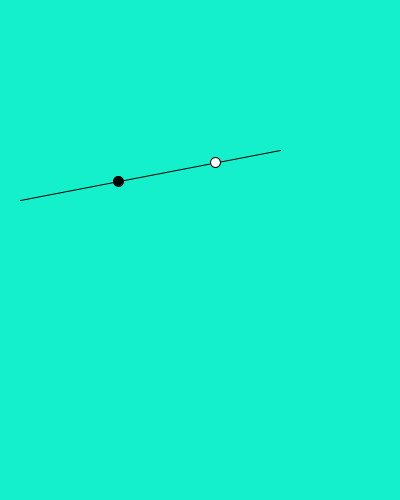
Frame 1 (no input)
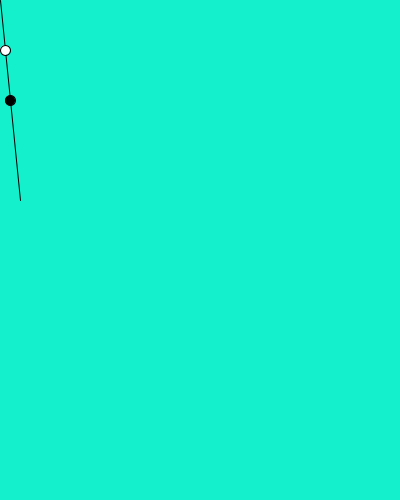
Frame 60 (the mouse pressed at the canvas centre just before this capture)
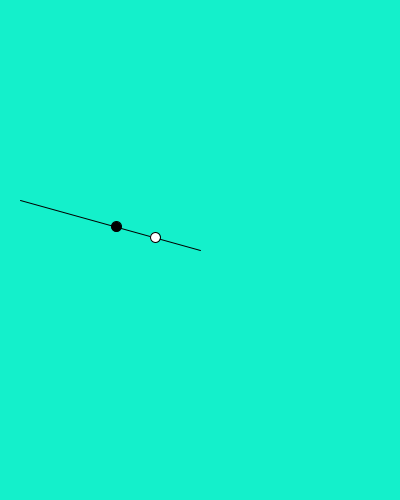
Frame 120 (the mouse held since frame 60 and released just before this capture)

The Processing sketch that drew these frames (run headless with seeded random() and noise(); from frame 60 on, the mouse is pressed at the canvas centre):

// Processing sketch: inclassVector
// ── inclassVector.pde
PVector pos1, pos2, distanceVec1, distanceVec2;
void setup() {
  size(400, 500);

  pos1 = new PVector(20, 200);
  pos2 = new PVector(280, 150);
}

void draw() {
  background(20, 240, 203);
  line(pos1.x, pos1.y, pos2.x, pos2.y);
  
  // get the distance on x and y
  float distX = pos2.x - pos1.x;
  float distY = pos2.y - pos1.y;
  
  //move the end of the second point up and down
  pos2.y = mouseY;
  pos2.x = mouseX;
  
  distanceVec1 = new PVector( distX, distY);

  distanceVec1.normalize(); // make the vector 1 pixel long
  distanceVec1.mult(100); // make the vector 100 pixels long

  float circPosX = distanceVec1.x + pos1.x;
  float circPosY = distanceVec1.y + pos1.y;
  fill(0);
  ellipse(circPosX, circPosY, 10, 10);

  distanceVec2 = new PVector( distX, distY);
  distanceVec2.mult(.75); // make the vector 3/4 of it's original length
  
  float circPosX2 = distanceVec2.x + pos1.x;
  float circPosY2 = distanceVec2.y + pos1.y;
  fill(255);
  ellipse(circPosX2, circPosY2, 10, 10);
}
